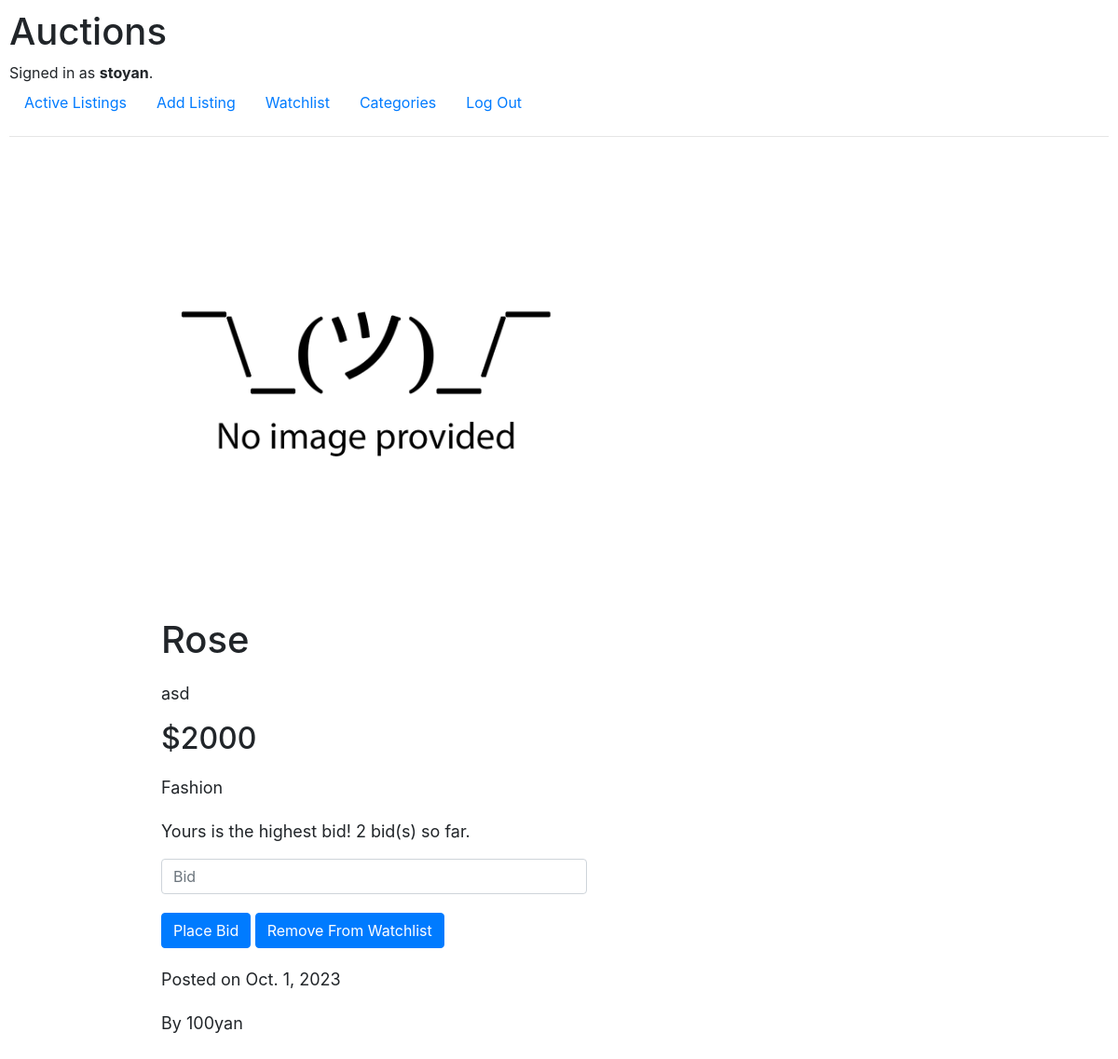
Before: /view/32/Rose (signed in) with the older database file.
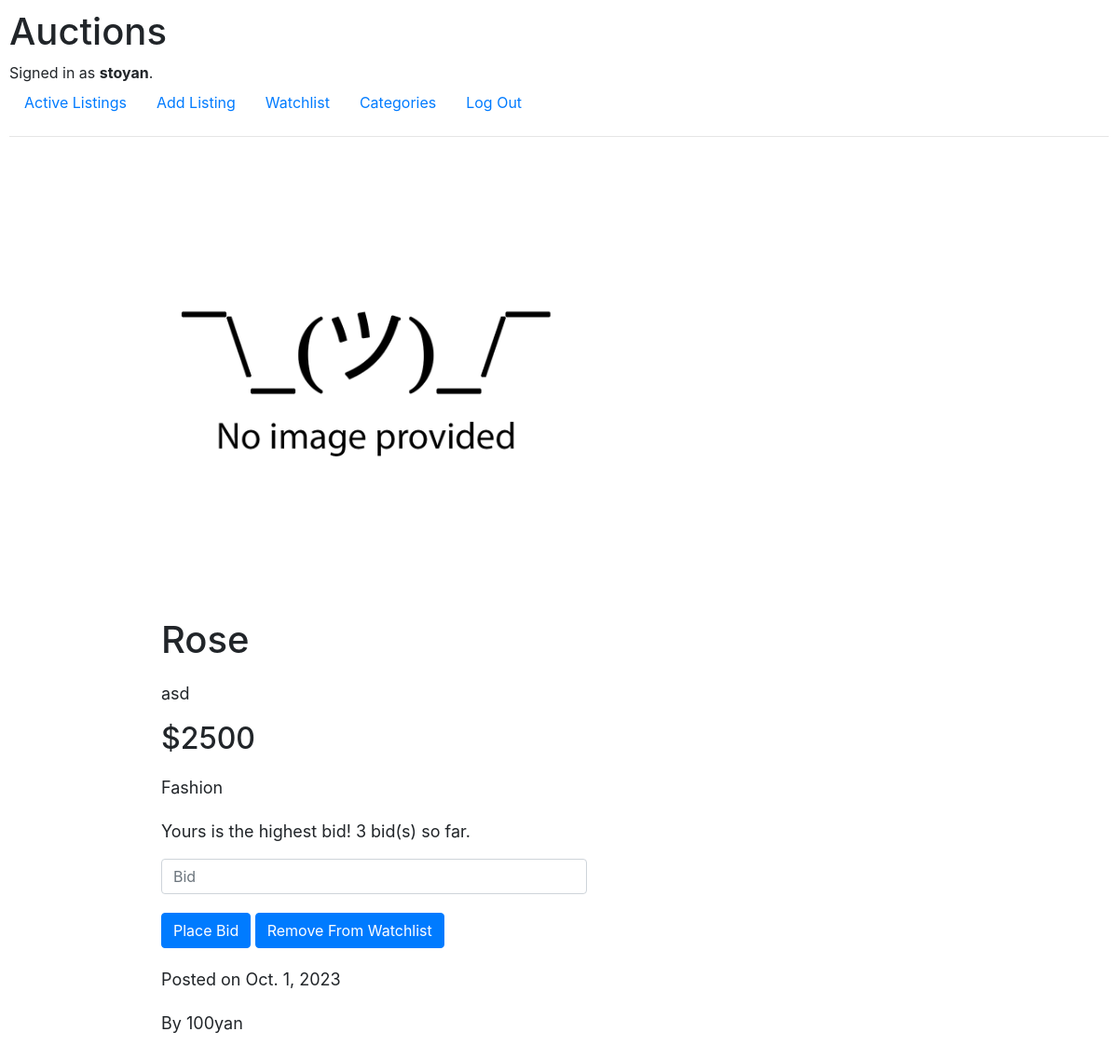
After: the same page with the newer database file.
### auctions/models.py (models this page shows, shortened)
class Bids(models.Model):
    listing = models.ForeignKey(Listing, on_delete=models.CASCADE)
    highest_bid = models.PositiveIntegerField()
    bidder = models.CharField(max_length=100)
    num_of_bids = models.PositiveIntegerField()

### auctions/views.py (the view, shortened to what this page needs)
# urls.py: path("view/<int:listing_id>/<str:title>", views.view_listing, name="view"),
@login_required
def view_listing(request, listing_id, title):
    listing = Listing.objects.get(id=listing_id)
    get_listing_details = ListingDetails.objects.get(listing=listing_id)
    get_bid = Bids.objects.get(listing=listing_id)
    current_user = User.objects.get(pk=request.user.id)
    watchlist = current_user in listing.watchlist.all()
    context = {
        'title': listing,
        'details': get_listing_details,
        'bids': get_bid,
        'watchlist': watchlist
        }
    return render(request, "auctions/view_listing.html", context)

### auctions/models.py (called while the page is built)
    def __str__(self):
        watchlist_users = ', '.join([user.username for user in self.watchlist.all()])
        return f'{self.id}, {self.title}, {self.added_by}, {watchlist_users}, {self.active}'

### auctions/templates/auctions/view_listing.html (shortened to what this page needs)
{% extends 'auctions/layout.html' %}
{% block body %}
<div class="container">
    <div class="flex-listing">
        <div class="listing-column-img">
            {% if details.img %}
                <img src="{{ details.img }}" alt="listing-photo" height="500px" width="500px">
            {% endif %}
        </div>
        <div class="listing-column-text">
            <h1>{{ title.title }}</h1>
            <p>{{ details.descr }}</p>
            <h2>${{ bids.highest_bid }}</h2>
            <p>{{ details.get_category_display }}</p>
            {% if user != title.added_by and title.active %}
                {% if user.username == bids.bidder %}
                    <p>Yours is the highest bid! {{ bids.num_of_bids }} bid(s) so far.</p>
                {% else %}
                    <p>Someone else has bid on this item. {{ bids.num_of_bids }} bid(s) so far.</p>
                {% endif %}
                <form action="{% url 'view' listing_id=details.listing.id title=title %}" method="POST">
                    <input type="number" class="form-control" placeholder="Bid" name="new_bid">
                    <input type="submit" name='save-bid' class="btn btn-primary" value="Place Bid">
                    {% if not watchlist %}
                        <input type="submit" name='save-watchlist' class="btn btn-primary" value="Add To Watchlist">
                    {% else %}
                        <input type="submit" name='save-watchlist' class="btn btn-primary" value="Remove From Watchlist">
                    {% endif %}
                </form>
            {% endif %}
            <p>Posted on {{ details.date_added }}</p>
            {% if user != title.added_by %}
                <p>By {{ title.added_by }}</p>
            {% endif %}
        </div>
    </div>
</div>
{% endblock %}

Changed rows visible on the page:
changed Bids: highest_bid "2000" → "2500"; num_of_bids "2" → "3"
